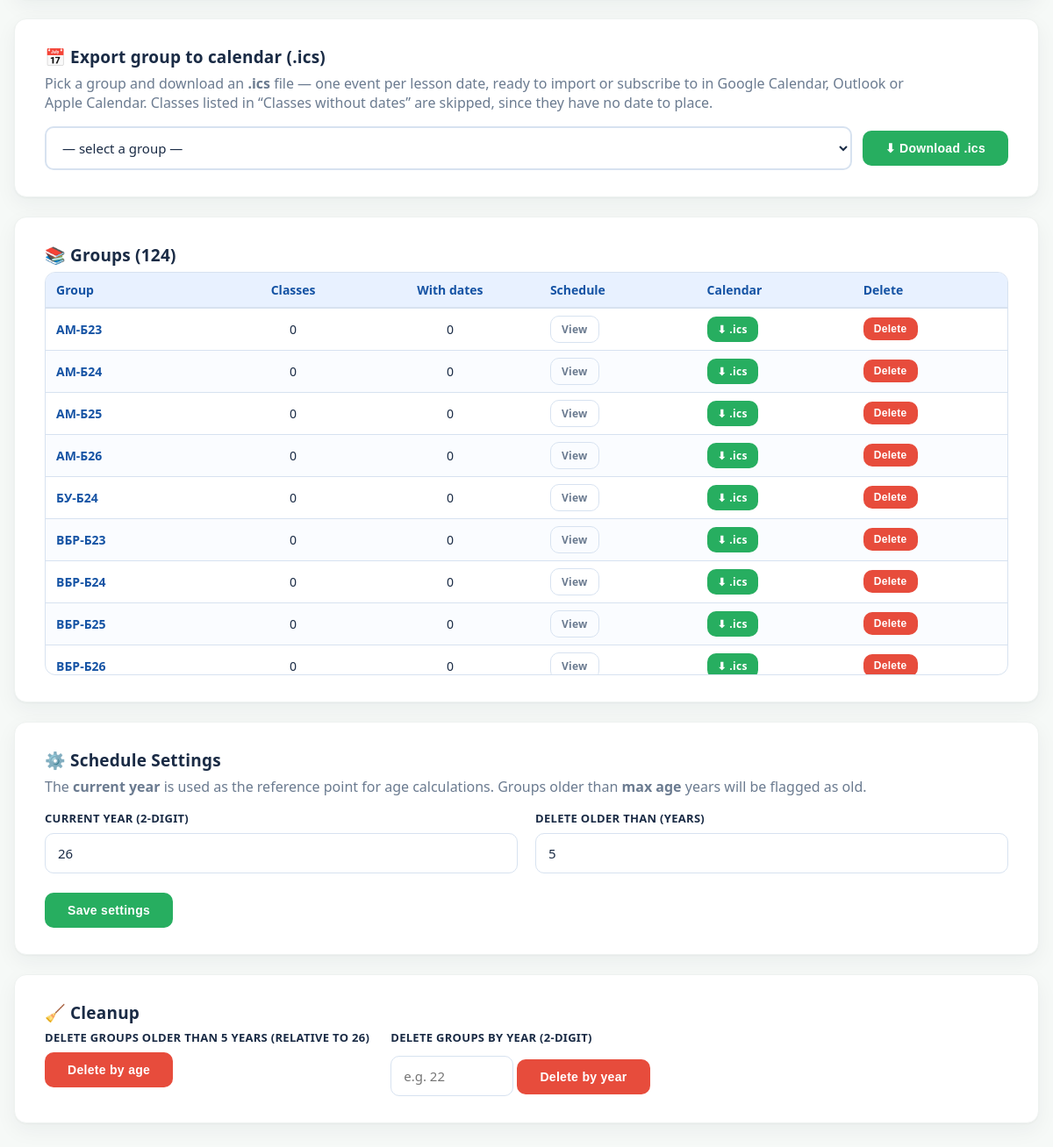
The page /admin/panel (signed in, lower part) on the database as committed earlier.
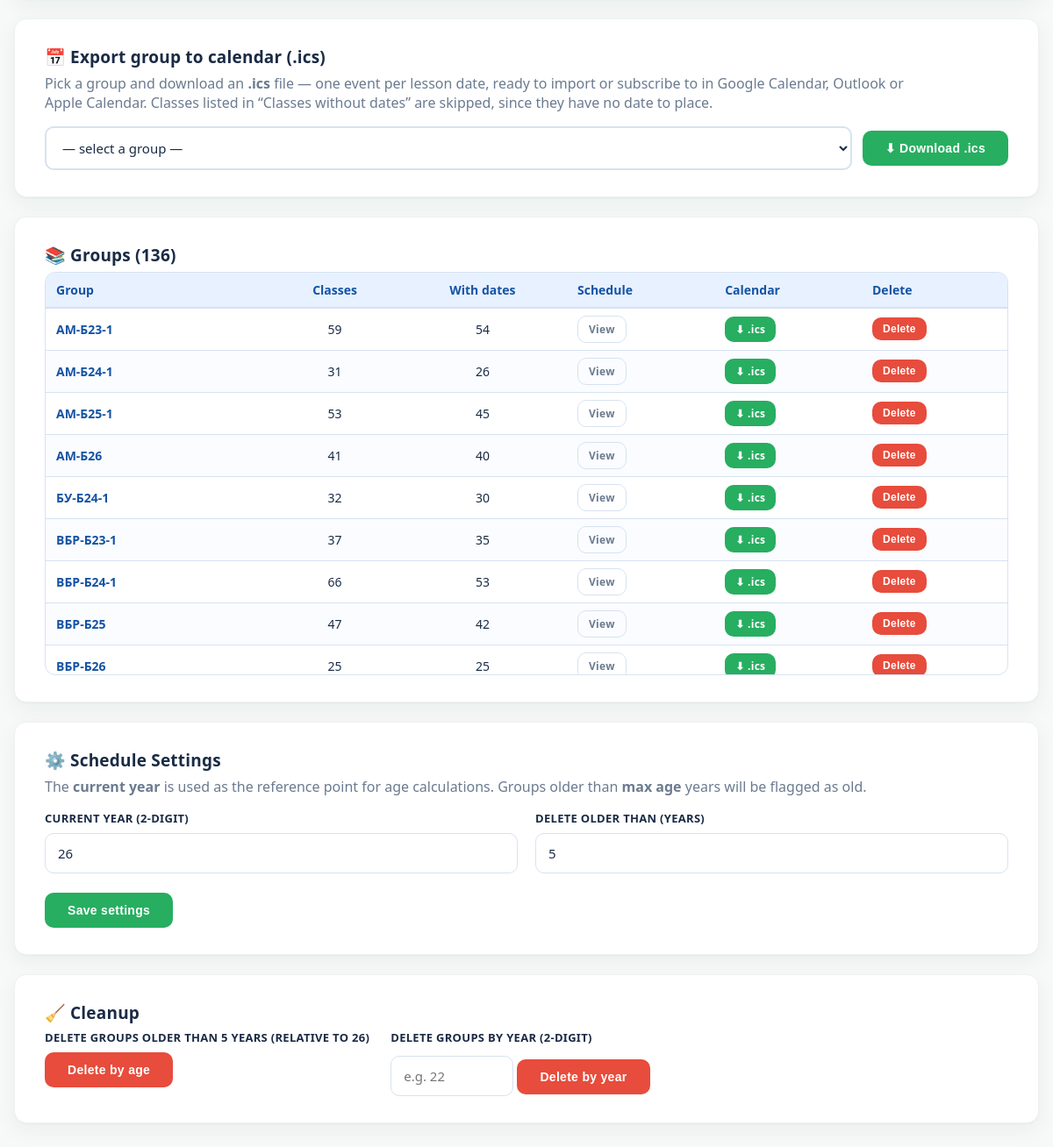
The same page on the database as committed later.
### tables this page shows
CREATE TABLE schedules (
                group_name  TEXT PRIMARY KEY,
                schedule    TEXT NOT NULL,
                pdf_name    TEXT,
                uploaded_at TEXT DEFAULT CURRENT_TIMESTAMP
            );

CREATE TABLE settings (
                key   TEXT PRIMARY KEY,
                value TEXT NOT NULL
            );

### app.py (the view, shortened to what this page needs)
@app.route("/admin/panel", methods=["GET", "POST"])
@admin_required
def admin_panel():
    settings = get_all_settings()
    groups = list_groups()
    return render_template(
        "admin.html",
        groups=groups,
        group_rows=list_groups_with_counts(),
        settings=settings,
        admin_user=ADMIN_USER,
    )

### app.py (called while the page is built)
@app.after_request
def set_security_headers(resp):
    resp.headers["X-Content-Type-Options"] = "nosniff"
    resp.headers["X-Frame-Options"] = "DENY"
    resp.headers["Referrer-Policy"] = "strict-origin-when-cross-origin"
    resp.headers["Permissions-Policy"] = "geolocation=(), microphone=(), camera=()"
    if request.is_secure:
        resp.headers["Strict-Transport-Security"] = (
            "max-age=31536000; includeSubDomains"
        )
    resp.headers["Content-Security-Policy"] = (
        "default-src 'self'; "
        "style-src 'self' 'unsafe-inline'; "
        "script-src 'self' 'unsafe-inline'; "
        "img-src 'self' data:; "
        "font-src 'self' data:; "
        "frame-ancestors 'none'; "
        "base-uri 'self'; "
        "form-action 'self'"
    )
    return resp

def list_groups():
    with sqlite3.connect(DB_PATH) as conn:
        rows = conn.execute(
            "SELECT group_name FROM schedules ORDER BY group_name"
        ).fetchall()
    return [r[0] for r in rows]

def list_groups_with_counts() -> list:
    with sqlite3.connect(DB_PATH) as conn:
        rows = conn.execute(
            "SELECT s.group_name, COUNT(c.id), "
            "SUM(CASE WHEN c.dates IS NULL OR c.dates = '[]' THEN 0 ELSE 1 END) "
            "FROM schedules s LEFT JOIN classes c ON c.group_name = s.group_name "
            "GROUP BY s.group_name ORDER BY s.group_name"
        ).fetchall()
    return [{"name": r[0], "classes": r[1] or 0, "dated": r[2] or 0} for r in rows]

def get_all_settings() -> dict:
    with sqlite3.connect(DB_PATH) as conn:
        rows = conn.execute("SELECT key, value FROM settings").fetchall()
    return {k: v for k, v in rows}

def client_ip() -> str:
    fwd = request.headers.get("X-Forwarded-For", "")
    if fwd:
        return fwd.split(",")[0].strip()
    return request.remote_addr or ""

def admin_required(f):
    @wraps(f)
    def wrapper(*args, **kwargs):
        if not session.get("is_admin"):
            return redirect(url_for("admin_login"))
        return f(*args, **kwargs)
    return wrapper

### templates/admin.html (shortened to what this page needs)
{% extends "base.html" %}
{% block content %}
<div class="card">
    <h2>📅 Export group to calendar (.ics)</h2>
    <p style="color: var(--muted); margin-top: 0;">
        Pick a group and download an <b>.ics</b> file — one event per lesson date,
        ready to import or subscribe to in Google&nbsp;Calendar, Outlook or Apple&nbsp;Calendar.
        Classes listed in “Classes without dates” are skipped, since they have no date to place.
    </p>
    {% if groups %}
    <form method="get" action="{{ url_for('admin_export_ics') }}" class="ics-export-form">
        <div class="ics-export-row">
            <select name="group" id="ics-group" required>
                <option value="">— select a group —</option>
            </select>
            <button type="submit" class="btn">⬇ Download .ics</button>
        </div>
    </form>
    {% else %}
    <p style="color: var(--muted); font-style: italic;">No groups uploaded yet.</p>
    {% endif %}
</div>
<div class="card">
    <h2>📚 Groups ({{ group_rows|length }})</h2>
    <div class="groups-table-wrap">
        <table class="groups-table">
            <thead>
                <tr>
                    <th>Group</th>
                    <th class="num">Classes</th>
                    <th class="num">With dates</th>
                    <th>Schedule</th>
                    <th>Calendar</th>
                    <th>Delete</th>
                </tr>
            </thead>
            <tbody>
                {% for row in group_rows %}
                <tr>
                    <td class="g-name">{{ row.name }}</td>
                    <td class="num">{{ row.classes }}</td>
                    <td class="num">{{ row.dated }}</td>
                    <td>
                        <a href="{{ url_for('schedule', group=row.name) }}" class="btn ghost small">View</a>
                    </td>
                    <td>
                        <a href="{{ url_for('ics_export', group=row.name) }}" class="btn small">⬇ .ics</a>
                    </td>
                    <td>
                        <form method="post" action="{{ url_for('admin_delete', group=row.name) }}"
                              onsubmit="return confirm('Delete {{ row.name }} and all its classes?');">
                            <button type="submit" class="btn danger small">Delete</button>
                        </form>
                    </td>
                </tr>
                {% endfor %}
            </tbody>
        </table>
    </div>
</div>
<div class="card">
    <h2>⚙️ Schedule Settings</h2>
    <p style="color: var(--muted); margin-top: 0;">
        The <b>current year</b> is used as the reference point for age calculations.
        Groups older than <b>max age</b> years will be flagged as old.
    </p>
    <form method="post" action="{{ url_for('admin_save_settings') }}">
        <div style="display:flex; gap: 20px; flex-wrap: wrap;">
            <div style="flex:1; min-width: 220px;">
                <label for="current_year">Current year (2-digit)</label>
                <input type="text" id="current_year" name="current_year" value="{{ settings.current_year }}"
                    maxlength="2" pattern="\d{2}" required>
            </div>
            <div style="flex:1; min-width: 220px;">
                <label for="max_age_years">Delete older than (years)</label>
                <input type="text" id="max_age_years" name="max_age_years" value="{{ settings.max_age_years }}"
                    maxlength="2" pattern="\d{2}" required>
            </div>
        </div>
        <br>
        <button type="submit" class="btn">Save settings</button>
    </form>
</div>
<div class="card">
    <h2>🧹 Cleanup</h2>
    <div style="display:flex; gap: 24px; flex-wrap: wrap;">
        <form method="post" action="{{ url_for('admin_cleanup_by_age') }}"
              onsubmit="return confirm('Delete every group older than max_age_years?');">
            <label>Delete groups older than <b>{{ settings.max_age_years }}</b> years
                (relative to {{ settings.current_year }})</label>
            <button type="submit" class="btn danger">Delete by age</button>
        </form>
        <form method="post" action="{{ url_for('admin_cleanup_by_year') }}"
              onsubmit="return confirm('Delete every group of the given year?');">
            <label for="target_year">Delete groups by year (2-digit)</label>
            <input type="text" id="target_year" name="target_year" maxlength="2" pattern="\d{2}"
                   placeholder="e.g. 22" style="max-width:140px;">
            <button type="submit" class="btn danger" style="margin-top:8px;">Delete by year</button>
        </form>
    </div>
</div>
{% endblock %}

### templates/base.html (shortened to what this page needs)
<!DOCTYPE html>
<html lang="en">
<head>
    <link rel="stylesheet" href="{{ url_for('static', filename='style.css') }}">
</head>
<body>
    <div class="container">
        {% block content %}{% endblock %}
    </div>
</body>
</html>

### static/style.css (style rules this page uses)
* { box-sizing: border-box; }
body { margin: 0; font-family: "Segoe UI", "Helvetica Neue", Tahoma, Verdana, sans-serif; background: #f6f9f7; min-height: 100vh; color: var(--text); -webkit-font-smoothing: antialiased; }
.container { width: 100%; max-width: 2400px; margin: 0 auto; padding: 24px 16px 56px; }
.card { background: var(--white); border-radius: 14px; padding: 30px 34px; box-shadow: 0 1px 2px rgba(16, 40, 60, 0.04), 0 8px 24px rgba(16, 40, 60, 0.05); border: 1px solid #eef2f0; margin-bottom: 22px; }
.card h2 { margin: 0 0 6px; color: var(--text); font-size: 19px; font-weight: 600; letter-spacing: 0.2px; }
label { display: block; font-weight: 600; color: var(--text); margin-bottom: 8px; font-size: 13px; letter-spacing: 0.3px; text-transform: uppercase; }
input[type="text"], input[type="password"], input[type="file"], select { width: 100%; padding: 12px 14px; border: 1px solid var(--border); border-radius: 10px; font-size: 15px; font-family: inherit; color: var(--text); outline: none; transition: border-color 0.18s ease, box-shadow 0.18s ease; background: var(--white); }
select { cursor: pointer; }
.btn { display: inline-block; padding: 12px 26px; border: none; border-radius: 10px; background: var(--green); color: var(--white); font-size: 14px; font-weight: 600; letter-spacing: 0.3px; cursor: pointer; text-decoration: none; transition: background 0.18s ease; }
.btn.ghost { background: transparent; color: var(--muted); border: 1px solid var(--border); }
.btn.danger { background: #e74c3c; }
.btn.small { padding: 8px 14px; font-size: 13px; }
.ics-export-row { display: flex; gap: 12px; flex-wrap: wrap; align-items: center; }
.ics-export-row select { flex: 1 1 280px; min-width: 220px; padding: 12px 14px; border: 2px solid var(--border); border-radius: 10px; font-size: 15px; background: var(--white); color: var(--text); }
.groups-table-wrap { max-height: 460px; overflow-y: auto; border: 1px solid var(--border); border-radius: 12px; }
table.groups-table { width: 100%; border-collapse: collapse; font-size: 14px; }
table.groups-table th { position: sticky; top: 0; background: var(--blue-soft); color: var(--blue-dark); text-align: left; padding: 10px 12px; font-weight: 700; border-bottom: 2px solid var(--border); z-index: 1; }
table.groups-table th.num, table.groups-table td.num { text-align: center; }
table.groups-table td { padding: 8px 12px; border-bottom: 1px solid var(--border); vertical-align: middle; }
table.groups-table tr:nth-child(even) td { background: #fafcff; }
table.groups-table td.g-name { font-weight: 700; color: var(--blue-dark); white-space: nowrap; }
table.groups-table td form { margin: 0; }
table.groups-table .btn.small { padding: 6px 12px; font-size: 12px; }

Rows that differ between the two databases and show on the page:
removed schedules: name "АМ-Б23", classes "0", dated "0"
removed schedules: name "АМ-Б24", classes "0", dated "0"
removed schedules: name "АМ-Б25", classes "0", dated "0"
removed schedules: name "БУ-Б24", classes "0", dated "0"
removed schedules: name "ВБР-Б23", classes "0", dated "0"
removed schedules: name "ВБР-Б24", classes "0", dated "0"
added schedules: name "АМ-Б23-1", classes "59", dated "54"
added schedules: name "АМ-Б24-1", classes "31", dated "26"
added schedules: name "АМ-Б25-1", classes "53", dated "45"
changed schedules "АМ-Б26": classes "0" → "41"; dated "0" → "40"
added schedules: name "БУ-Б24-1", classes "32", dated "30"
added schedules: name "ВБР-Б23-1", classes "37", dated "35"
added schedules: name "ВБР-Б24-1", classes "66", dated "53"
changed schedules "ВБР-Б25": classes "0" → "47"; dated "0" → "42"
changed schedules "ВБР-Б26": classes "0" → "25"; dated "0" → "25"
Other text that changed with them:
{{ group_rows|length }}: "124" → "136"
